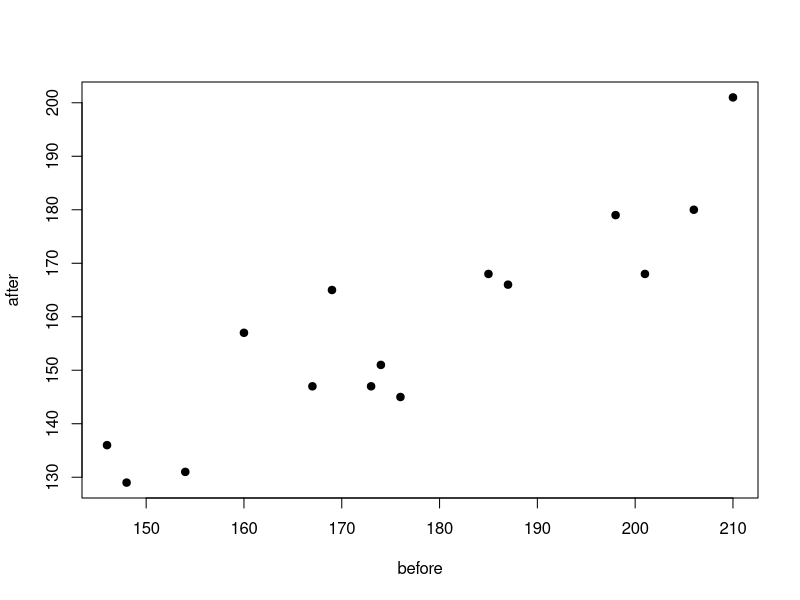
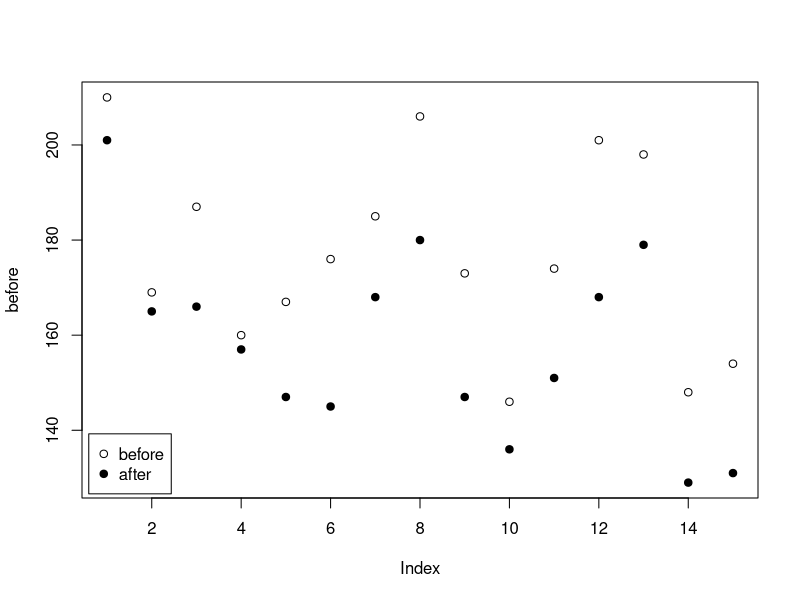

These figures' R source, in order:
# Systolic blood pressure before taking captorpil
before <- c(210, 169, 187, 160, 167, 176, 185, 206, 
            173, 146, 174, 201, 198, 148, 154)

# Systolic blood pressure after taking captorpil
after <- c(201, 165, 166, 157, 147, 145, 168, 180, 
           147, 136, 151, 168, 179, 129, 131)

# Scatterplot of before and after measurements
plot(before, after, pch = 19)

plot(before, ylim = range(c(before, after)))
points(after, pch = 19)
legend("bottomleft", legend = c("before", "after"), pch = c(1, 19),
       inset = 0.01)

# Paired t-test
t.test(x = after, 
       y = before,
       alternative = "less",
       paired = TRUE,         # paired t-test
       conf.level = 0.95)

# Confidence interval requires two-sided test
t.test(x = after, 
       y = before,
       alternative = "two.sided",
       paired = TRUE,         # paired t-test
       conf.level = 0.95)

# Equivalent to a one-sample t-test on the differences
t.test(after - before)
